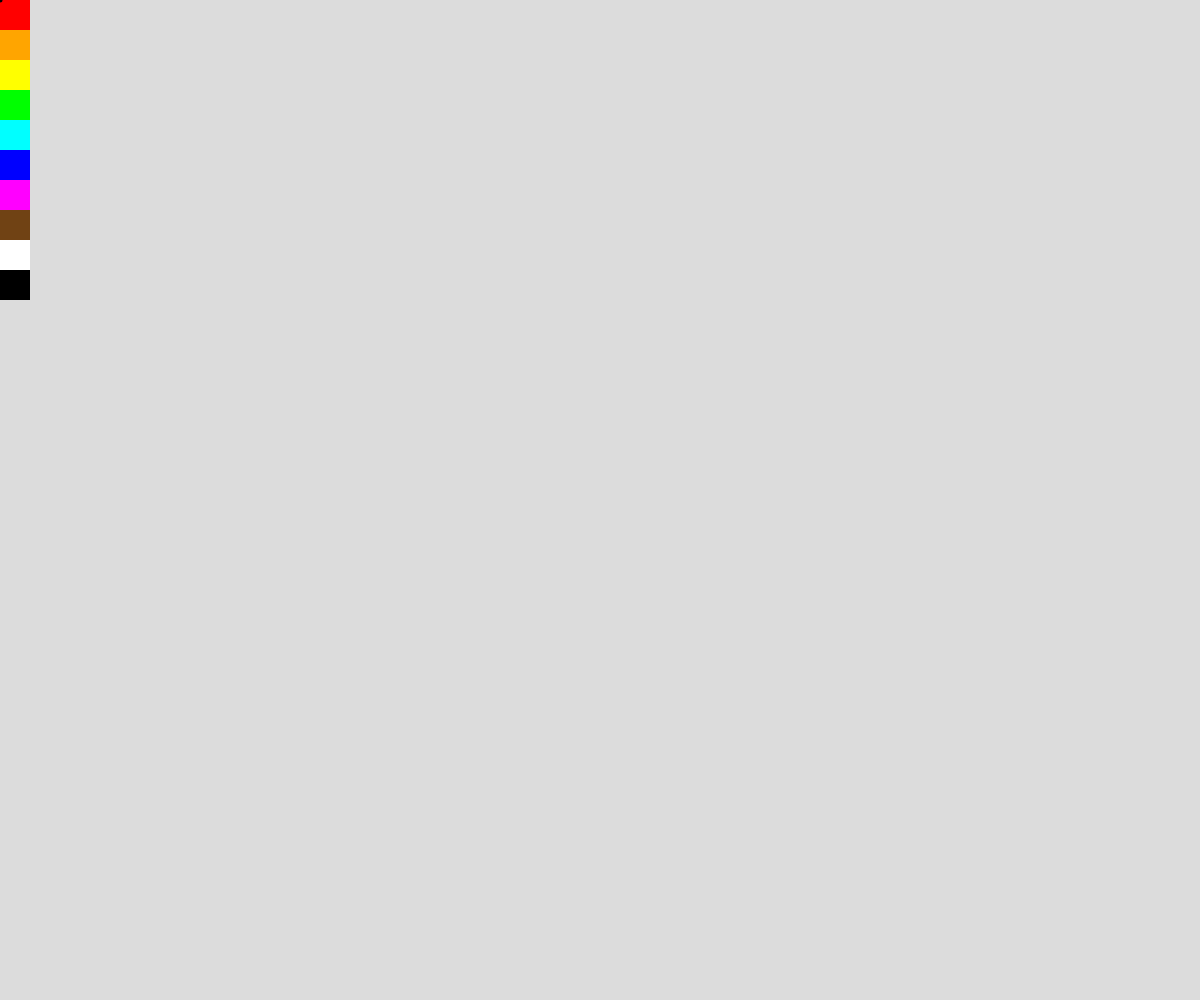
Frame 1 (no input)
Frame 60 (no input): identical to frame 1, image omitted
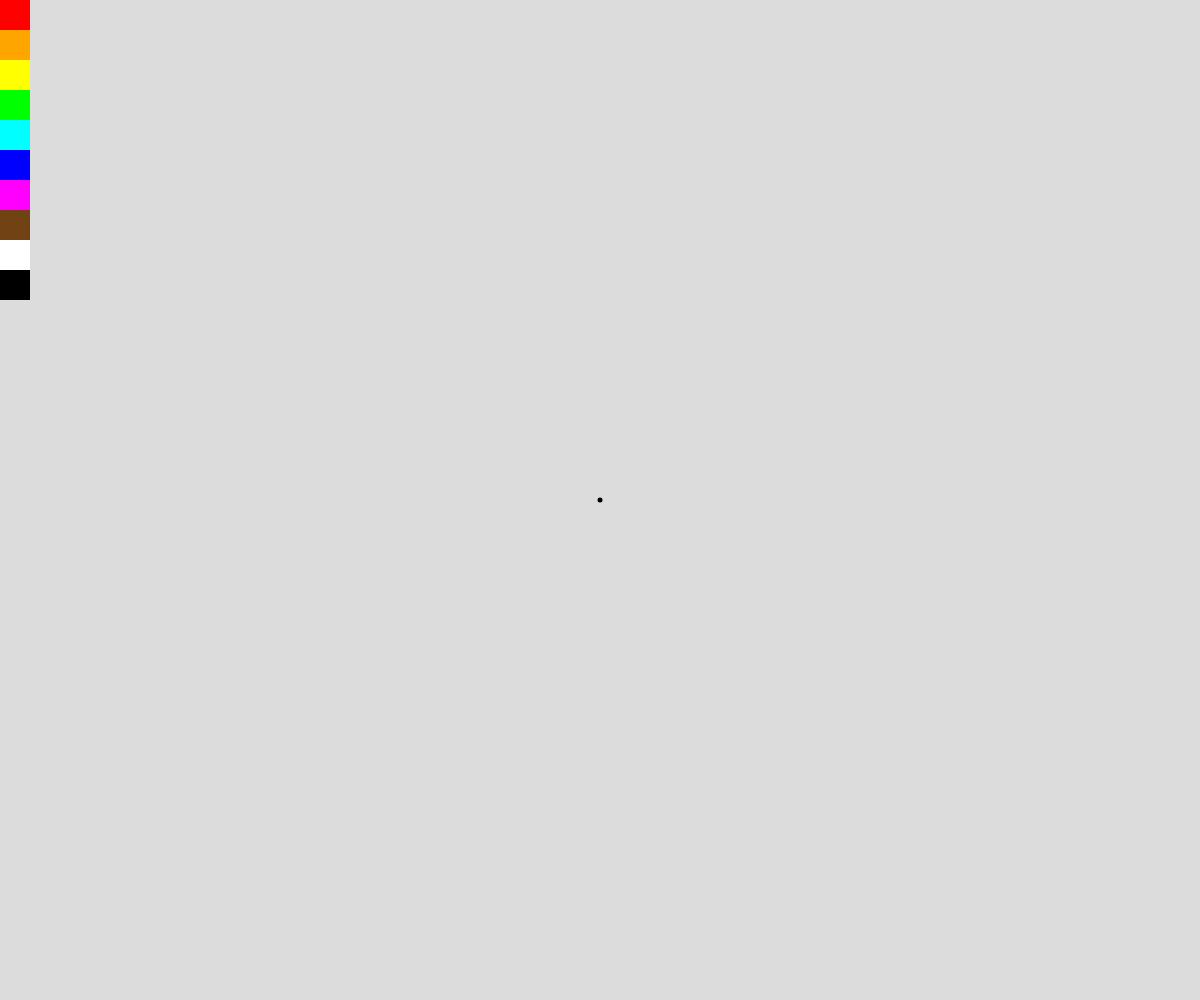
Frame 120 (the mouse pressed at the canvas centre since frame 60)

The p5.js sketch that drew these frames (run headless with seeded random() and noise() and a simulated clock; from frame 60 on, the mouse is pressed at the canvas centre):

// p5.js sketch
// ── sketch.js
function setup() {
  createCanvas(windowWidth,windowHeight);
  background(255,255,255);
}

function draw() {
  background(220);

  let rectSize = 30;

  noStroke();
  fill(255, 0, 0);
  rect(0,0,rectSize);

  fill("orange");
  rect(0,30,rectSize);

  fill("yellow");
  rect(0,60,rectSize);

  fill(0, 255, 0);
  rect(0,90,rectSize);

  fill("cyan");
  rect(0,120,rectSize);

  fill(0,0,255);
  rect(0,150,rectSize);

  fill("magenta");
  rect(0,180,rectSize);

  fill(112, 66, 20);
  rect(0,210,rectSize);
  
  fill(255, 255, 255);
  rect(0,240,rectSize);

  fill(0, 0, 0);
  rect(0,270,rectSize);

  stroke(0);
  strokeWeight(5);
  line(pmouseX, pmouseY, mouseX, mouseY);
}
